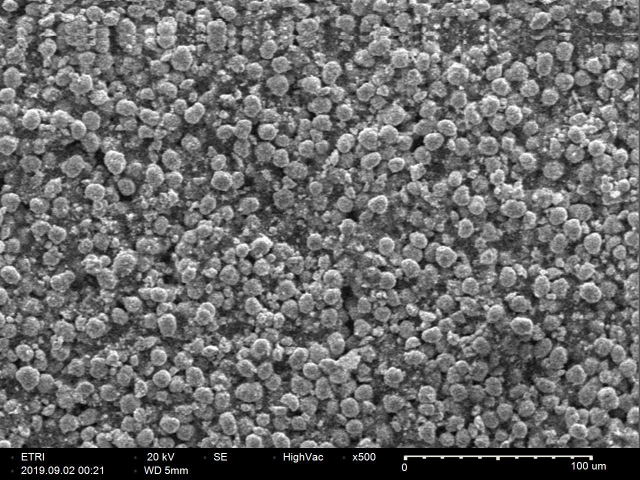
#> input picture data/333/ETRI_ 20 kV_SE_HighVac_x500 __1191.jpg, 1280 x 960 px (shown at 1/2 size); its folder holds only this picture in this run
$ jupyter execute 1_data_aug.ipynb   (shell and % lines are left out)
#> lines starting #> are read from the running program, lines starting #| are printed output that depends on the picture
# ARIM-Academy：　機器データ利活用ユースケース（１）
### タイトル：CNNによるSEM画像からのLiB活物質の組成と状態予測
### 機器：走査電子顕微鏡（SEM）
### 分析：CNNによる画像識別　（データ増幅編）

## データセット

**『LIBカソード電極のSEMデータセット』**は、さまざまなLi（Ni、Co、Mn）O 2（NCM）カソードの主な組成（例：333、523、622、および811）とさまざまな状態（例：初期、サイクル前、および100回サイクル）を分類する予測モデルの開発を目的に集められた走査電子顕微鏡（SEM）画像です。電池材料の特性を、画像情報からより迅速かつ正確に評価でき、次世代のリチウムイオン電池の開発に役立ちます。

[1] Oh, J., Yeom, J., Madika, B. et al. Composition and state prediction of lithium-ion cathode via convolutional neural network trained on scanning electron microscopy images. npj Comput Mater 10, 88 (2024). https://doi.org/10.1038/s41524-024-01279-6

### コードへの接続
google colabにおけるオンラインの場合にこのラインを実行します。（<font color="red">Google colabに接続しない場合には不要</font>）

[cell 1]
%cd Example_4

### ライブラリのインポート
コード実行で必要なpythonのライブラリをimport文でロードします。

[cell 2]
# I/Oライブラリ
import os
import random
import sys

# 汎用イブラリ
from PIL import Image

### データアーギュメント（データ増幅化）

[cell 3]
# Directory function
def make_dir(path):
    if not os.path.exists(path):
        os.makedirs(path)
    return path

[cell 4]
# Function to generate images
def generate_imgs(label, imgs, size, pixel=True, path=None, verbose=False):
    if len(imgs) == 0:  # Check if the image list is empty
        print(f"No images found for {label}. Skipping...")
        return

    if pixel == True and verbose:
        print('Generated image size will be half of source image size.')

    save_path = make_dir(os.path.join(path))

    for _ in range(size):
        file_num = random.randint(0, len(imgs) - 1)
        img_name, img_format = os.path.splitext(imgs[file_num])

        image = Image.open(os.path.join('data', label, imgs[file_num]))

        if pixel == 'full':
            generated_img_name = f'{label}_full_{img_name}{img_format}'

            # y-axis > 895 pixel for removing information of SEM images
            image.crop((0, 0, image.size[0], image.size[1] - 65)).save(os.path.join(save_path, generated_img_name))

        else:
            # Set the size of generated images
            pixels = [int(image.size[0] / 2), int(image.size[1] / 2)] if pixel == True else [int(pixel), int(pixel)]  # [size, size] / square shape

            if image.size[0] - pixels[0] < 0 and image.size[1] - pixels[1] < 0:
                print('Cropped images must be smaller than full-sized images.')
                sys.exit(1)

            # Generate random upper-left coordinate
            x_coord, y_coord = random.randint(0, image.size[0] - pixels[0]), random.randint(0, image.size[1] - pixels[1] - 65)

            # Cropping
            generated_img_name = f'{label}_x{x_coord}y{y_coord}_{img_name}{img_format}'
            image.crop((x_coord, y_coord, x_coord + pixels[0], y_coord + pixels[1])).save(os.path.join(save_path, generated_img_name))

    if verbose:
        print(f'Saved path: {path}')

### 初期設定

[cell 5]
# Variables
path = 'data'  # Set the folder path (data folder is at the same level as the notebook)
size = 100  # Set the desired dataset size
pixel = True  # Set pixel size for generated images
test_ratio = 10  # Ratio for test dataset
validation_ratio = 20  # Ratio for validation dataset
name = None  # Dataset name
seed = 1345879  # Seed for reproducibility
verbose = True  # Set verbosity

### ファイル操作

[cell 6]
# Step 1: Prepare paths and labels
full_path = os.path.join('./', path)
labels = [label for label in os.listdir(full_path) if os.path.isdir(os.path.join(full_path, label))]

[cell 7]
save_path = os.path.join('./argmemtated_data/output')

[cell 8]
# Step 3: Process each label
for label in labels:
    # Get image file list (change 'jpg' extension if needed)
    imgs = [f for f in os.listdir(os.path.join(full_path, label)) if f[-3:] == 'jpg' and f[0] != '.']
    num_imgs = len(imgs)

    if verbose:
        print(f'Number of images in {label} folder: {num_imgs}')

    # Step 4: Split the dataset into train, validation, and test sets
    num_test = int(round(test_ratio / 100 * num_imgs, 0))
    num_imgs -= num_test
    num_validate = int(round(validation_ratio / 100 * num_imgs, 0))
    num_train = num_imgs - num_validate

    if verbose:
        print(f'Number of training {label} images: {num_train}')
        print(f'Number of validation {label} images: {num_validate}')
        print(f'Number of test {label} images: {num_test}')

    # Step 5: Generate full images if size == 0
    if size == 0:
        generate_imgs(label, imgs, len(imgs), pixel='full', path=os.path.join(full_path, 'test_full'))

    else:
        # Seed for randomness consistency
        random.seed(seed)

        # Step 6: Randomly select test images
        test_imgs = []
        for _ in range(num_test):
            if len(imgs) > 0:
                test_imgs.append(imgs.pop(random.randint(0, len(imgs) - 1)))

        # Step 7: Randomly select validation images
        validate_imgs = []
        for _ in range(num_validate):
            if len(imgs) > 0:
                validate_imgs.append(imgs.pop(random.randint(0, len(imgs) - 1)))

        # Remaining images are for training
        training_imgs = imgs

        # Step 8: Generate test images
        generate_imgs(label, test_imgs, size=int(size * test_ratio / 100),
                      pixel=pixel, path=os.path.join(save_path, 'test', label), verbose=verbose)

        # Step 9: Generate training images
        generate_imgs(label, training_imgs, int(size * (1 - validation_ratio / 100)),
                      pixel=pixel, path=os.path.join(save_path, 'train', label), verbose=verbose)
#> call 2 of generate_imgs, with label = '333', size = 80, pixel = True, path = './argmemtated_data/output/train/333', verbose = True
#> in generate_imgs, image is the input picture: PIL image 1280x960 RGB; mean R, G, B 106.2, 106.2, 106.2
#> in generate_imgs (call 2), `image.crop((x_coord, y_coord, x_coord + pixels[0], y_coord + pixels[1]..`:
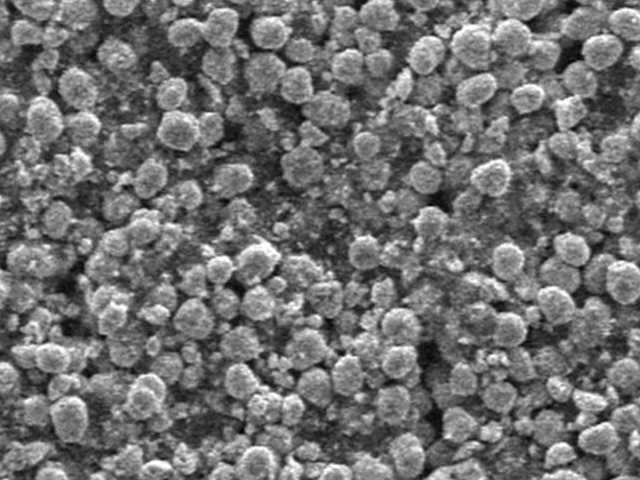
#> saved as 333_x265y231_ETRI_ 20 kV_SE_HighVac_x500 __1191.jpg: PIL image 640x480 RGB; min 0, max 255, mean 112.2

        # Step 10: Generate validation images
        generate_imgs(label, validate_imgs, int(size * validation_ratio / 100),
                      pixel=pixel, path=os.path.join(save_path, 'validate', label), verbose=verbose)
#> pass 2 of the loop `for label in labels:`:
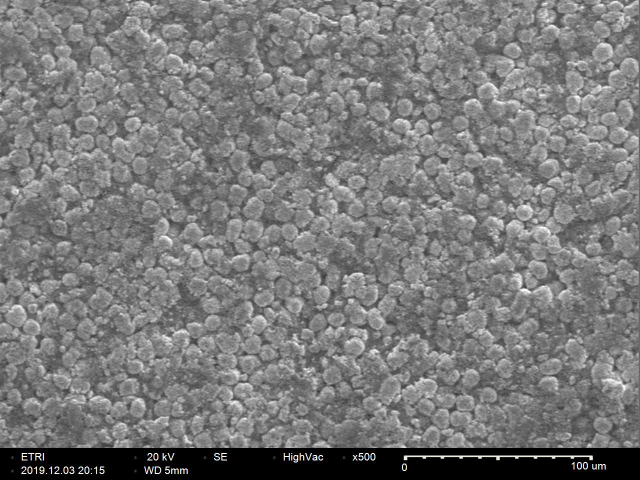
#> input picture data/333_cycled/ETRI_ 20 kV_SE_HighVac_x500 __557.jpg, 1280 x 960 px (shown at 1/2 size)
#> in generate_imgs, image is the input picture: PIL image 1280x960 RGB; mean R, G, B 121.2, 121.2, 121.2
#> in generate_imgs (call 5), `image.crop((x_coord, y_coord, x_coord + pixels[0], y_coord + pixels[1]..`:
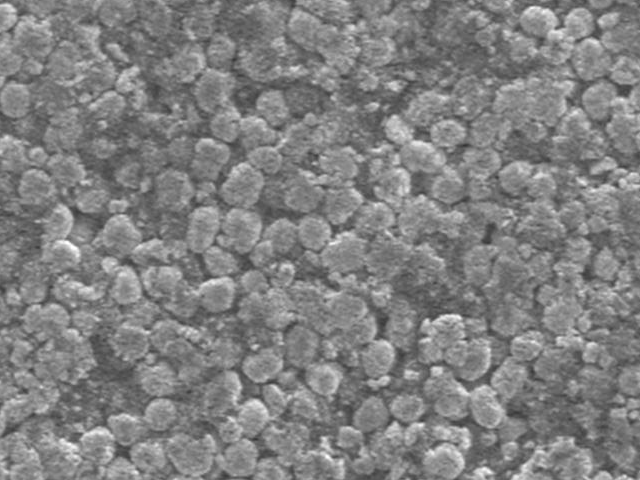
#> saved as 333_cycled_x265y231_ETRI_ 20 kV_SE_HighVac_x500 __557.jpg: PIL image 640x480 RGB; min 52, max 255, mean 129.1

if verbose:
    print('Done!')
